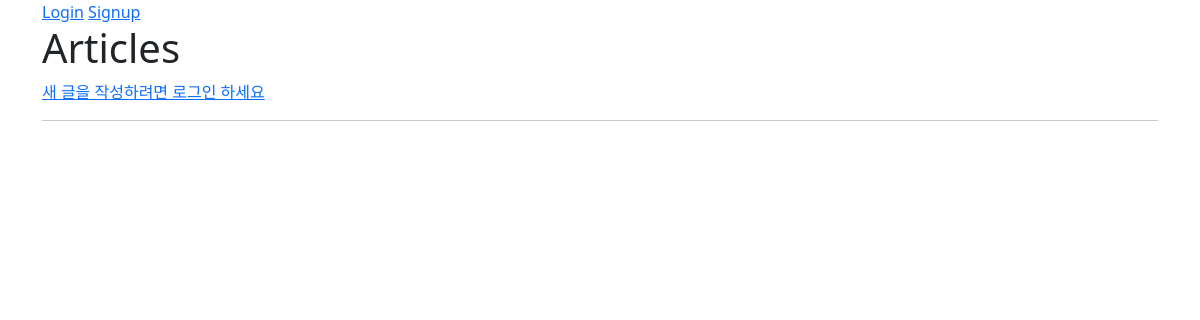
The app's page /articles/, older data.
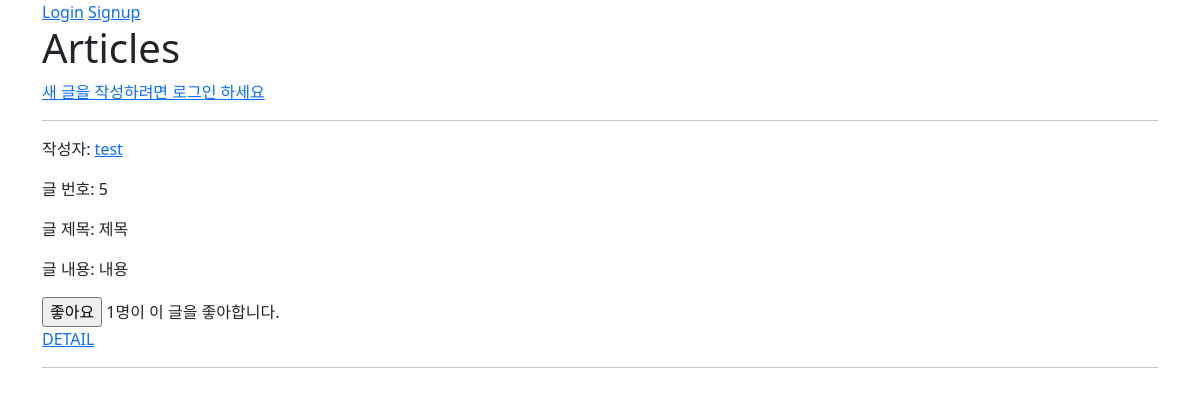
The same page, newer data.
### articles/models.py (models this page shows, shortened)
class Article(models.Model):
    user = models.ForeignKey(settings.AUTH_USER_MODEL, on_delete=models.CASCADE)
    like_users = models.ManyToManyField(settings.AUTH_USER_MODEL, related_name='like_articles')
    title = models.CharField(max_length=10)
    content = models.TextField()
    created_at = models.DateTimeField(auto_now_add=True)
    updated_at = models.DateTimeField(auto_now=True)

### accounts/models.py (models this page shows)
class User(AbstractUser):
    followings = models.ManyToManyField(settings.AUTH_USER_MODEL, symmetrical=False ,related_name='followers')

### articles/views.py (the view)
# urls.py: path('', views.index, name='index'),
@require_safe
def index(request):
    articles = Article.objects.order_by('-pk')
    context = {
        'articles': articles,
    }
    return render(request, 'articles/index.html', context)

### articles/templates/articles/index.html (shortened to what this page needs)
{% extends 'base.html' %}
{% block content %}
  <h1>Articles</h1>
  {% if request.user.is_authenticated %}
    <a href="{% url 'articles:create' %}">CREATE</a>
  {% else %}
    <a href="{% url 'accounts:login' %}">새 글을 작성하려면 로그인 하세요</a>
  {% endif %}
  <hr>
  {% for article in articles %}
    <p>작성자: <a href="{% url 'accounts:profile' article.user.username %}">{{ article.user }}</a></p>
    <p>글 번호: {{ article.pk }}</p>
    <p>글 제목: {{ article.title }}</p>
    <p>글 내용: {{ article.content }}</p>
    <div>
      <form action="{% url 'articles:likes' article.pk %}" method="POST">
        {% if user in article.like_users.all %}
          <input type="submit" value="좋아요 취소">
        {% else %}
          <input type="submit" value="좋아요">
        {% endif %}
        <span>{{ article.like_users.all|length }}명이 이 글을 좋아합니다.</span>
      </form>
    </div>
    <a href="{% url 'articles:detail' article.pk %}">DETAIL</a>
    <hr>
  {% endfor %}
{% endblock content %}

Row changes from the older to the newer data that the page shows:
added Article: user "test", pk "5", title "제목", content "내용", like_users.all|length "1"
